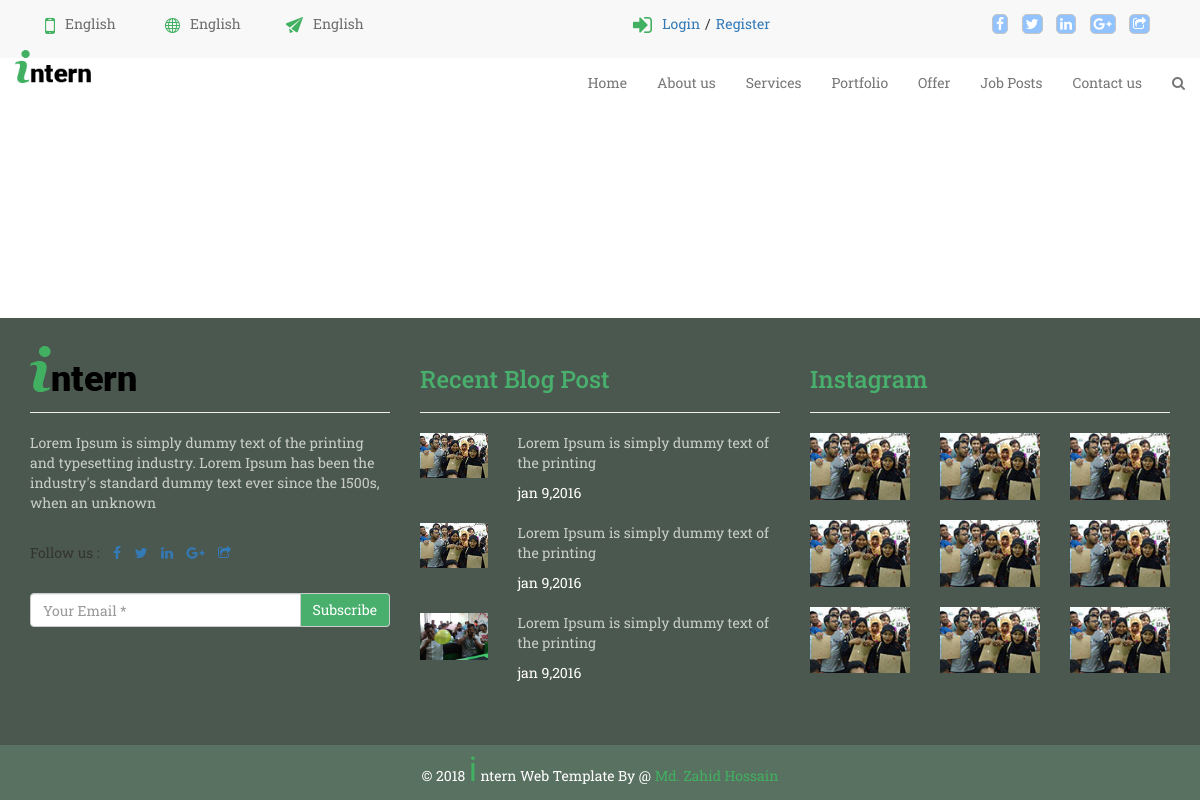
The app's page /empProfile.php?user=yay@gmail.com, older data.
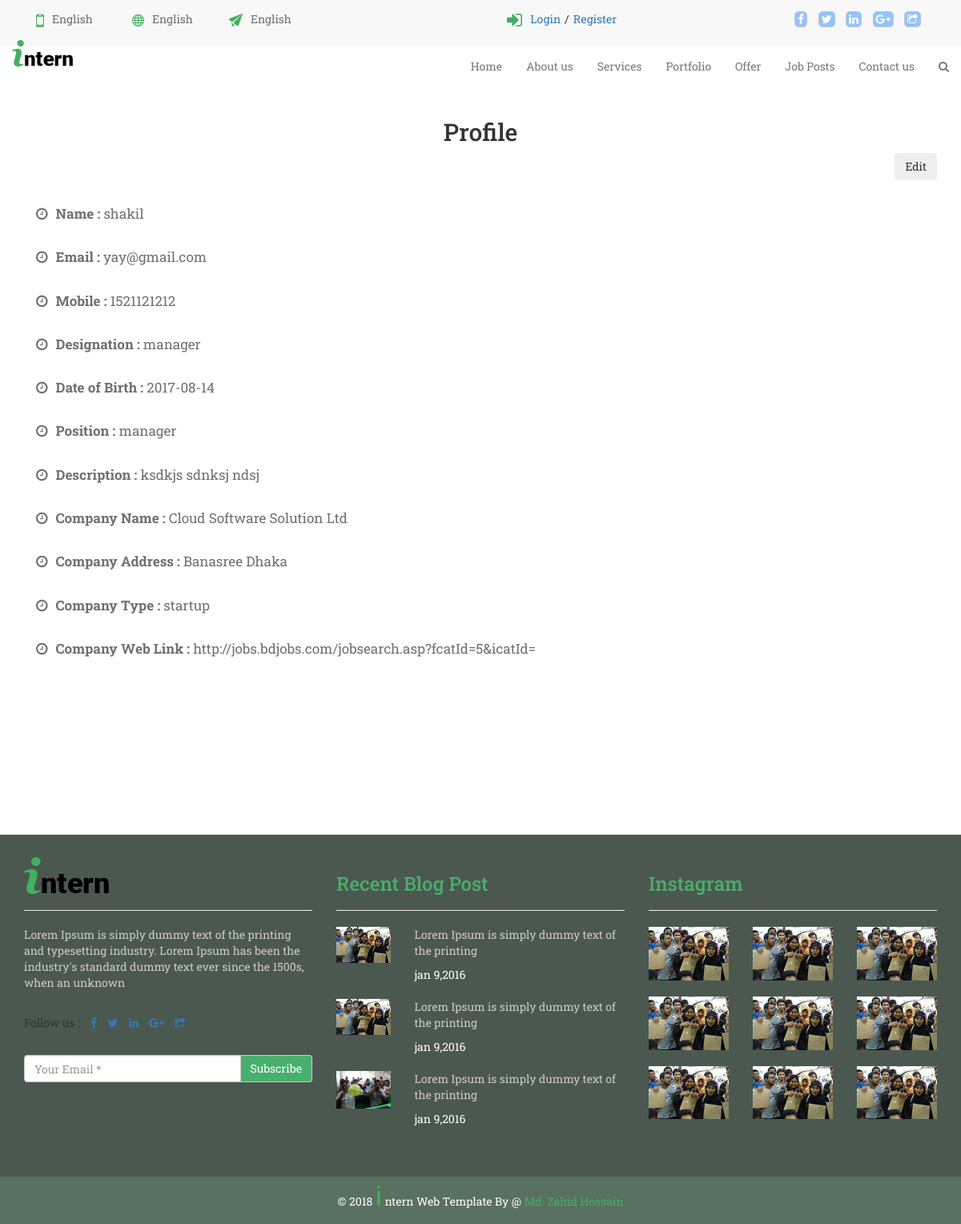
The same page, newer data.
### tables this page shows
CREATE TABLE `company` (
  `compId` int(11) NOT NULL,
  `empId` int(11) NOT NULL,
  `compName` text NOT NULL,
  `compAddress` text NOT NULL,
  `compWebLink` text,
  `compType` varchar(32) NOT NULL,
  `compDeleteDate` timestamp NULL DEFAULT NULL
);

CREATE TABLE `employer` (
  `eId` int(11) NOT NULL,
  `eName` varchar(30) NOT NULL,
  `ePass` varchar(100) NOT NULL,
  `eCompId` int(11) NOT NULL,
  `eDesignation` text NOT NULL,
  `eMobile` int(11) NOT NULL,
  `eMail` text NOT NULL,
  `ePosition` text NOT NULL,
  `eDescription` text NOT NULL,
  `eDob` date NOT NULL,
  `eDeleteDate` date NOT NULL,
  `eLogin` date NOT NULL,
  `eLogout` date NOT NULL,
  `eLastActivity` timestamp NOT NULL DEFAULT CURRENT_TIMESTAMP ON UPDATE CURRENT_TIMESTAMP
);

### empProfile.php (the view, shortened to what this page needs)
<?php
    require "config.php";
    include "includes/header.php";
    include "includes/head.php";
    include "includes/navbar.php";
    $eMail = $_GET['user'];
       $statement = "select * from employer where eMail = '$eMail' ";
    $result = mysqli_query($conn,$statement);
    if(mysqli_num_rows($result) == 1 ){
        while($row = mysqli_fetch_assoc($result)){
            $eName = $row['eName'];
            $eCompId = $row['eCompId'];
            $eDesignation = $row['eDesignation'];
            $eMobile = $row['eMobile'];
            $eMail = $row['eMail'];
            $ePosition = $row['ePosition'];
            $eDescription = $row['eDescription'];
            $eDob = $row['eDob'];
            $query = "select * from company where compId = '$eCompId' ";
            $output = mysqli_query($conn,$query);
            if(mysqli_num_rows($output) == 1){
                while($row = mysqli_fetch_assoc($output)){
                    $compName = $row['compName'];
                    $compAddress = $row['compAddress'];
                    $compType = $row['compType'];
                    $compWebLink = $row['compWebLink'];
            ?>
            <div class="container">
               <h2 style="text-align:center;" >Profile</h2>
               <button class="btn btm-primary" style="float:right;"> Edit </button>
                <div class="col-sm-12">
                    <p class = "singlePost"><i class="fa fa-clock-o" aria-hidden="true"></i><b>Name : </b> <?php echo $eName ?> </p>
                    <p class = "singlePost"><i class="fa fa-clock-o" aria-hidden="true"></i><b>Email : </b> <?php echo $eMail ?> </p>
                    <p class = "singlePost"><i class="fa fa-clock-o" aria-hidden="true"></i><b>Mobile : </b> <?php echo $eMobile ?> </p>
                    <p class = "singlePost"><i class="fa fa-clock-o" aria-hidden="true"></i><b>Designation : </b> <?php echo $eDesignation ?> </p>
                    <p class = "singlePost"><i class="fa fa-clock-o" aria-hidden="true"></i><b>Date of Birth : </b> <?php echo $eDob ?> </p>
                    <p class = "singlePost"><i class="fa fa-clock-o" aria-hidden="true"></i><b>Position : </b> <?php echo $ePosition ?> </p>
                    <p class = "singlePost"><i class="fa fa-clock-o" aria-hidden="true"></i><b>Description : </b> <?php echo $eDescription ?> </p>
                    <p class = "singlePost"><i class="fa fa-clock-o" aria-hidden="true"></i><b>Company Name : </b> <?php echo $compName ?> </p>
                    <p class = "singlePost"><i class="fa fa-clock-o" aria-hidden="true"></i><b>Company Address : </b> <?php echo $compAddress ?> </p>
                    <p class = "singlePost"><i class="fa fa-clock-o" aria-hidden="true"></i><b>Company Type : </b> <?php echo $compType ?> </p>
                    <p class = "singlePost"><i class="fa fa-clock-o" aria-hidden="true"></i><b>Company Web Link : </b> <?php echo $compWebLink ?> </p>
                </div>
            </div>
     <?php
                }
            }
        }
    }
include "includes/last.php";
include "includes/footer.php";
?>

Row changes from the older to the newer data that the page shows:
added employer: eName "shakil", eMail "yay@gmail.com", eMobile "1521121212", eDesignation "manager", eDob "2017-08-14", ePosition "manager", eDescription "ksdkjs sdnksj ndsj"
now on this page (row unchanged): company: compName "Cloud Software Solution Ltd", compAddress "Banasree Dhaka", compType "startup", compWebLink "http://jobs.bdjobs.com/jobsearch.asp?fcatId=5&icatId="
